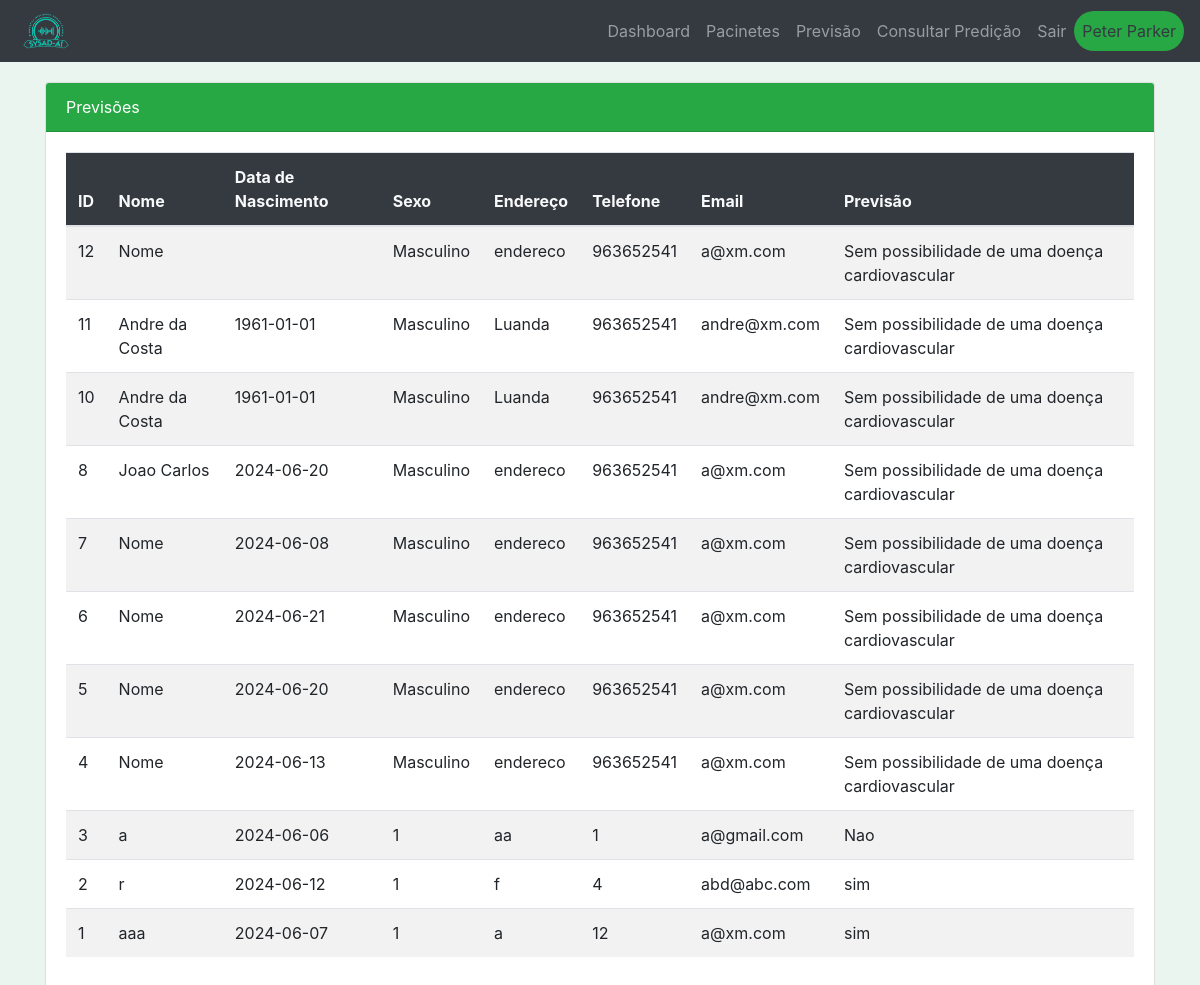
The page /consultaPaciente (signed in) on the database as committed earlier.
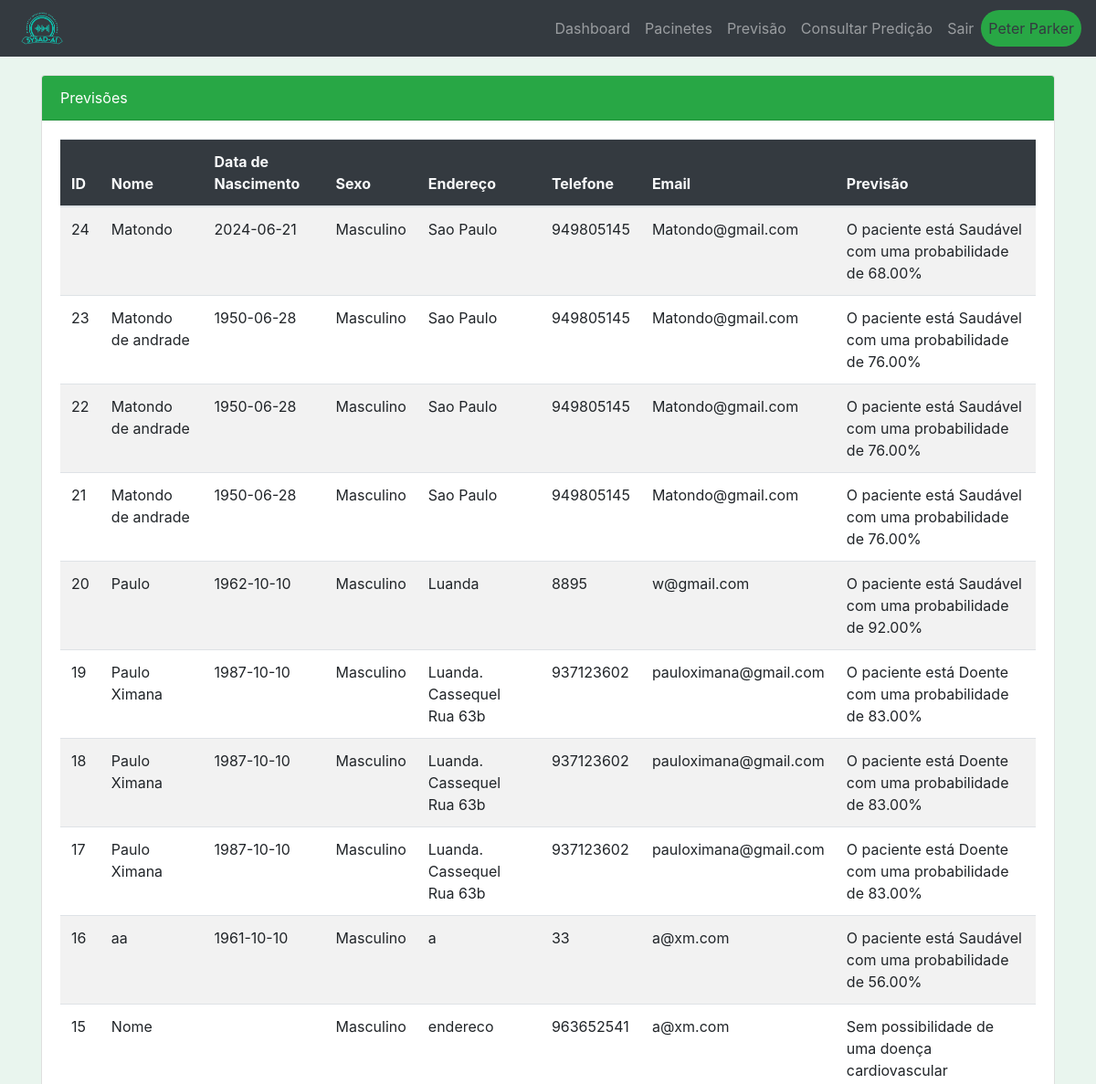
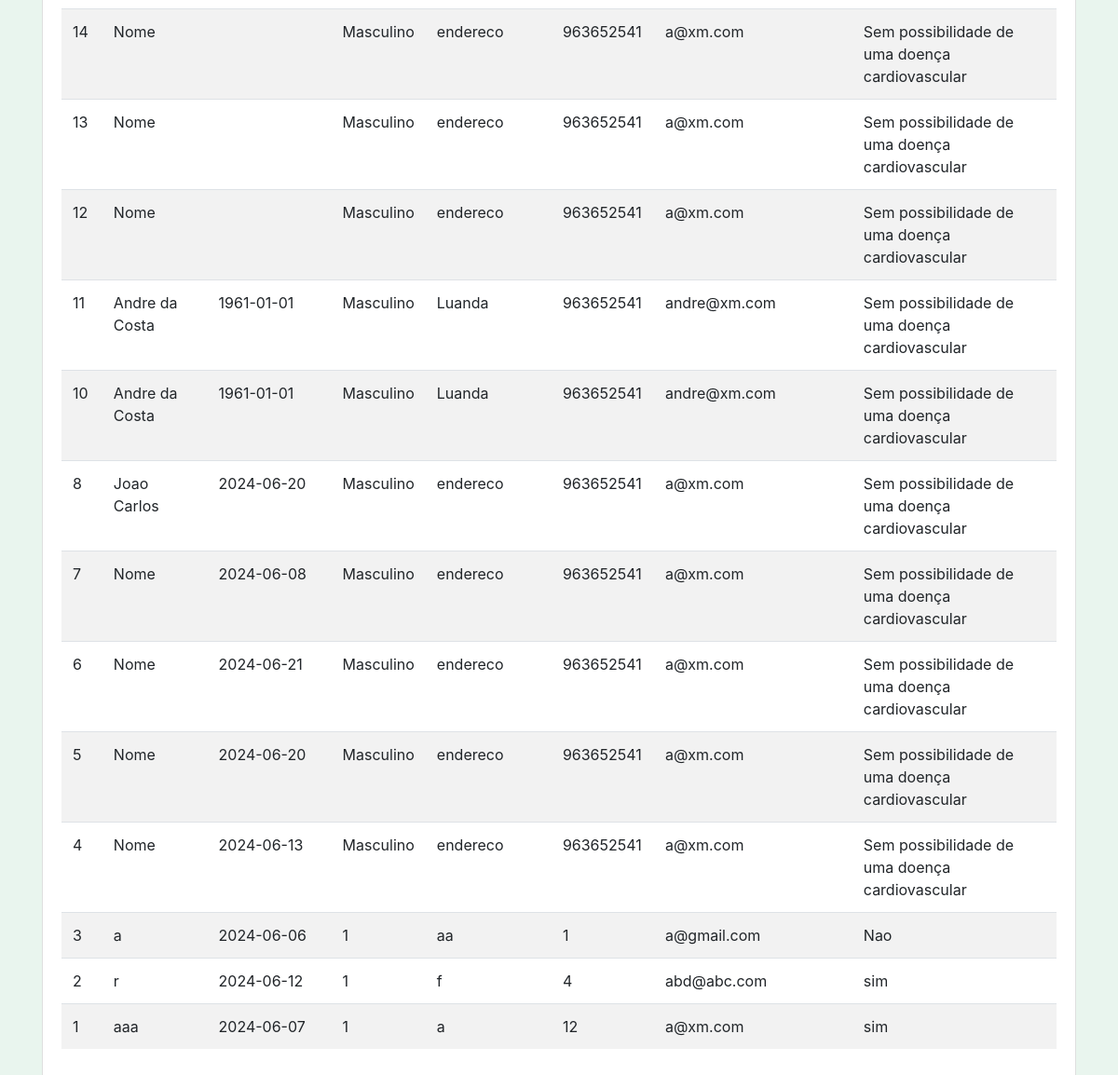
The same page on the database as committed later (2 pictures, top to bottom).
### tables this page shows
CREATE TABLE "previsao" (
	"id"	INTEGER,
	"id_paciente"	INTEGER,
	"id_profissional"	INTEGER,
	"data"	DATETIME DEFAULT CURRENT_TIMESTAMP,
	"dor_toracica"	TEXT,
	"ta"	TEXT,
	"colesterol"	INTEGER,
	"glicemia"	TEXT,
	"resultados_eletrocardiograficos"	TEXT,
	"frequencia_cardiaca"	INTEGER,
	"angina"	TEXT,
	"oldpeak"	TEXT,
	"inclinacao_st"	TEXT,
	"num_vasos_principais"	INTEGER,
	"talassemia"	TEXT,
	"previsao"	TEXT,
	FOREIGN KEY("id_profissional") REFERENCES "profissional"("id"),
	PRIMARY KEY("id" AUTOINCREMENT),
	FOREIGN KEY("id_paciente") REFERENCES "paciente"("id")
);

CREATE TABLE "paciente" (
	"id"	INTEGER,
	"nome"	TEXT NOT NULL,
	"data_nascimento"	TEXT NOT NULL,
	"sexo"	TEXT NOT NULL,
	"endereco"	TEXT,
	"telefone"	TEXT,
	"email"	TEXT NOT NULL,
	"data_cadastro"	DATETIME DEFAULT CURRENT_TIMESTAMP,
	PRIMARY KEY("id" AUTOINCREMENT)
);

### app.py (the view)
@app.route('/consultaPaciente')
def consultaPaciente():
    if 'user_id' in session:
        user_id = session['user_id']
        db = get_db()
        cursor = db.cursor()
        cursor.execute('''
            SELECT paciente.*, previsao.previsao, previsao.id_profissional
            FROM paciente
            JOIN previsao ON previsao.id_paciente = paciente.id
            WHERE previsao.id_profissional = ?
            ORDER BY paciente.id
            DESC
        ''', (user_id,))
        pacientes = cursor.fetchall()
        return render_template('consultaPaciente.html', pacientes=pacientes)
    return redirect(url_for('login'))

### app.py (called while the page is built)
def get_db():
    conn = sqlite3.connect(DATABASE)
    conn.row_factory = sqlite3.Row
    return conn

### templates/consultaPaciente.html
{% extends "base.html" %}
{% block content %}
<div class="card">
  <div class="card-header bg-success text-white">
    Previsões
  </div>
  <div class="card-body">
    {% if pacientes %}
    <table class="table table-striped table-hover table-responsive">
      <thead class="bg-dark text-light">
        <tr>
          <th>ID</th>
          <th>Nome</th>
          <th>Data de Nascimento</th>
          <th>Sexo</th>
          <th>Endereço</th>
          <th>Telefone</th>
          <th>Email</th>
          <th>Previsão</th>
        </tr>
      </thead>
      <tbody>
        {% for paciente in pacientes %}
        <tr>
          <td>{{ paciente.id }}</td>
          <td>{{ paciente.nome }}</td>
          <td>{{ paciente.data_nascimento }}</td>
          <td>{{ paciente.sexo }}</td>
          <td>{{ paciente.endereco }}</td>
          <td>{{ paciente.telefone }}</td>
          <td>{{ paciente.email }}</td>
          <td>{{ paciente.previsao }}</td>
        </tr>
        {% endfor %}
      </tbody>
    </table>
    {% else %}
    <p>Sem pacintes para o seu usuario.</p>
    {% endif %}
  </div>
</div>
{% endblock %}

### templates/base.html (shortened to what this page needs)
<!DOCTYPE html>
<html lang="pt">
<head>
    <link rel="stylesheet" href="{{ url_for('static', filename='css/bootstrap.min.css') }}" >
    <link rel="stylesheet" href="{{ url_for('static', filename='css/font-awesome.min.css') }}" />
    <link rel="stylesheet" href="{{ url_for('static', filename='css/estilo.css') }}" media="all">
</head>
<body lass="bg-light">
          <nav class="navbar navbar-expand-lg navbar-dark bg-dark">
            <a class="navbar-brand" href="#">
              <img src="{{ url_for('static', filename='img/logo.png') }}" alt="Erro" style="width: 60px;">
            </a>
            <div class="collapse navbar-collapse">
              <ul class="navbar-nav ml-auto">
                {% if 'user_id' in session %}
                <li class="nav-item">
                  <a class="nav-link" href="{{ url_for('dashboard') }}">Dashboard</a>
                </li>
                <li class="nav-item">
                  <a class="nav-link" href="{{ url_for('consultaPaciente') }}">Pacinetes</a>
                </li>
                <li class="nav-item">
                  <a class="nav-link" href="{{ url_for('previsao') }}">Previsão</a>
                </li>
                <li class="nav-item">
                  <a class="nav-link" href=" {{ url_for('consultaPrevisao') }}"">Consultar Predição</a>
                </li>
                <li class="nav-item">
                  <a class="nav-link" href="{{ url_for('logout') }}">Sair</a>
                </li>
                <li class="nav-item">
                  <span class="nav-link badge-success rounded-pill text-dark">{{ session['nome'] }}</span>
                </li>
                {% endif %}
              </ul>
            </div>
          </nav>
          <div class="container mt-1">
            {% block content %}{% endblock %}
          </div>
</body>
</html>

### static/css/estilo.css (style rules this page uses)
body { background-color: #e9f5ee; }
.card { margin-top: 20px; }
.navbar-dark .navbar-nav .nav-link { color: rgba(255, 255, 255, .5); }

Rows that differ between the two databases and show on the page:
added previsao: id "24", nome "Matondo", data_nascimento "2024-06-21", sexo "Masculino", endereco "Sao Paulo", telefone "949805145", email "Matondo@gmail.com", previsao "O paciente está Saudável com uma probabilidade de 68.00%"
added previsao: id "23", nome "Matondo de andrade", data_nascimento "1950-06-28", sexo "Masculino", endereco "Sao Paulo", telefone "949805145", email "Matondo@gmail.com", previsao "O paciente está Saudável com uma probabilidade de 76.00%"
added previsao: id "22", nome "Matondo de andrade", data_nascimento "1950-06-28", sexo "Masculino", endereco "Sao Paulo", telefone "949805145", email "Matondo@gmail.com", previsao "O paciente está Saudável com uma probabilidade de 76.00%"
added previsao: id "21", nome "Matondo de andrade", data_nascimento "1950-06-28", sexo "Masculino", endereco "Sao Paulo", telefone "949805145", email "Matondo@gmail.com", previsao "O paciente está Saudável com uma probabilidade de 76.00%"
added previsao: id "20", nome "Paulo", data_nascimento "1962-10-10", sexo "Masculino", endereco "Luanda", telefone "8895", email "w@gmail.com", previsao "O paciente está Saudável com uma probabilidade de 92.00%"
added previsao: id "19", nome "Paulo Ximana", data_nascimento "1987-10-10", sexo "Masculino", endereco "Luanda. Cassequel Rua 63b", telefone "937123602", email "pauloximana@gmail.com", previsao "O paciente está Doente com uma probabilidade de 83.00%"
added previsao: id "18", nome "Paulo Ximana", data_nascimento "1987-10-10", sexo "Masculino", endereco "Luanda. Cassequel Rua 63b", telefone "937123602", email "pauloximana@gmail.com", previsao "O paciente está Doente com uma probabilidade de 83.00%"
added previsao: id "17", nome "Paulo Ximana", data_nascimento "1987-10-10", sexo "Masculino", endereco "Luanda. Cassequel Rua 63b", telefone "937123602", email "pauloximana@gmail.com", previsao "O paciente está Doente com uma probabilidade de 83.00%"
added previsao: id "16", nome "aa", data_nascimento "1961-10-10", sexo "Masculino", endereco "a", telefone "33", email "a@xm.com", previsao "O paciente está Saudável com uma probabilidade de 56.00%"
added previsao: id "15", nome "Nome", sexo "Masculino", endereco "endereco", telefone "963652541", email "a@xm.com", previsao "Sem possibilidade de uma doença cardiovascular"
added previsao: id "14", nome "Nome", sexo "Masculino", endereco "endereco", telefone "963652541", email "a@xm.com", previsao "Sem possibilidade de uma doença cardiovascular"
added previsao: id "13", nome "Nome", sexo "Masculino", endereco "endereco", telefone "963652541", email "a@xm.com", previsao "Sem possibilidade de uma doença cardiovascular"
